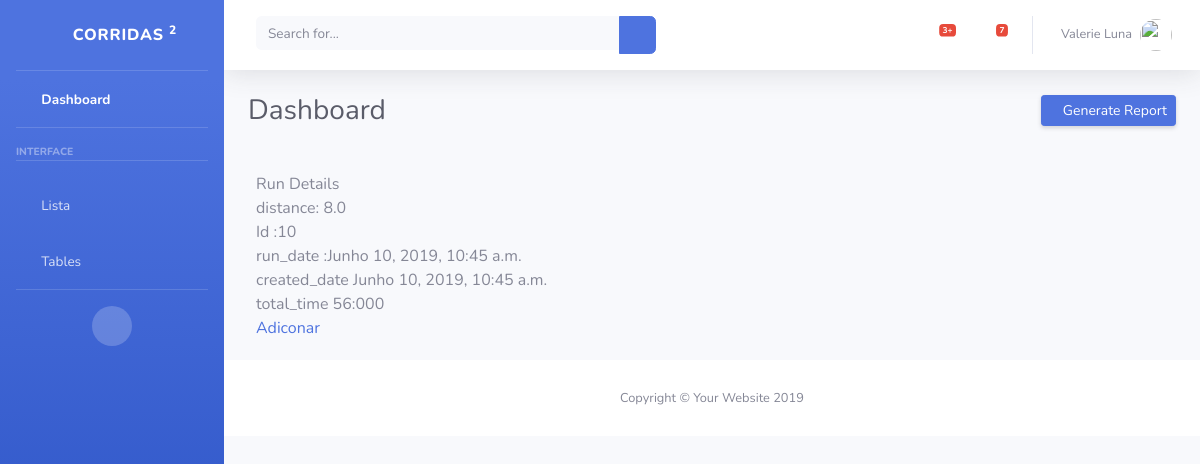
/run/view/10, run on the app's committed database.
### core/models.py (models this page shows)
class Run(models.Model):
    id_run = models.AutoField(primary_key=True)
    run_date = models.DateTimeField(default=timezone.now)
    created_date = models.DateTimeField( default=timezone.now)
    total_time = models.CharField(max_length=200)
    distance = models.FloatField()

### core/views.py (the view)
# urls.py: path('view/<int:pk>', views.RunView.as_view(), name='run_view'),
class RunView(DetailView):
    model = Run

### core/templates/core/run_detail.html
{% extends 'base.html' %}
{% block content %}
<div class="card-body">
Run Details<br>
distance: {{object.distance}}<br>
Id :{{object.id_run}}  <br>
run_date  :{{object.run_date}}  <br>
created_date {{object.created_date}} <br>
total_time {{object.total_time}} <br>
<a href="{% url 'step_form' object.id_run %}">Adiconar</a>
</div>
{% endblock %}

### data on the page
Run: distance "8.0", id_run "10", run_date "Junho 10, 2019, 10:45 a.m.", created_date "Junho 10, 2019, 10:45 a.m.", total_time "56:000"
